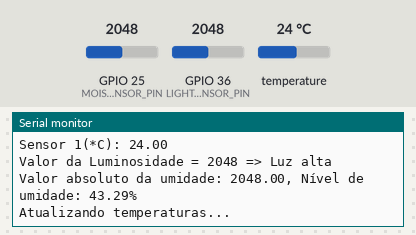
Bench run of a sketch on a simulated ESP32. Shown: the last lines printed to the serial monitor. The test bench sets the inputs (shaded band); at power-on: GPIO 36 (LIGHT_SENSOR_PIN) = 2048, temperature 24 °C, GPIO 25 (MOISTURE_SENSOR_PIN) = 2048.

Above: at 3.6 s.
3.7 s: GPIO 36 (LIGHT_SENSOR_PIN) set to 1960
At 4.3 s:
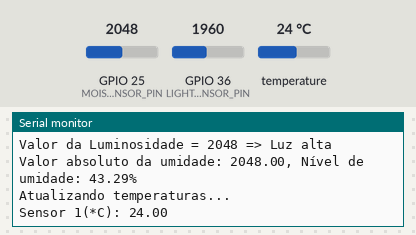
10.0 s: GPIO 36 (LIGHT_SENSOR_PIN) set to 760
At 12.0 s:
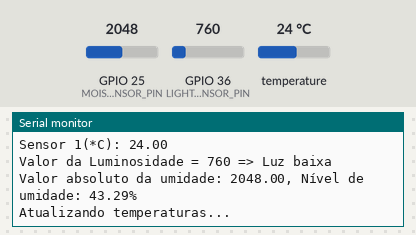
15.7 s: GPIO 36 (LIGHT_SENSOR_PIN) set to 0
At 17.7 s:
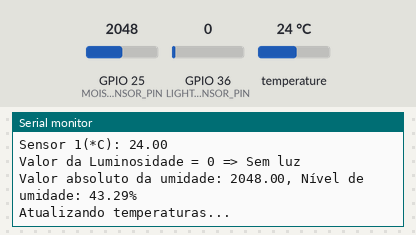
21.3 s: temperature set to 12 °C
At 24.7 s:
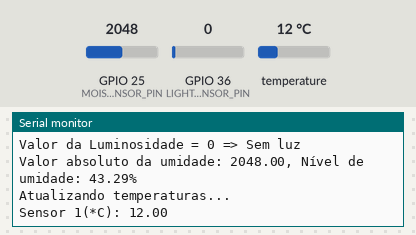
25.0 s: GPIO 25 (MOISTURE_SENSOR_PIN) set to 1960
At 27.0 s:
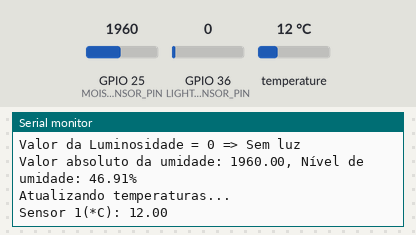
28.7 s: GPIO 36 (LIGHT_SENSOR_PIN) set to 3240
At 31.7 s:
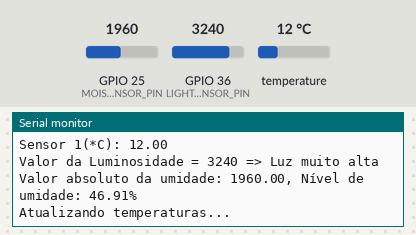

The sketch:

hortapp-esp32.ino
```cpp
#include <OneWire.h>
#include <DallasTemperature.h>
#include <Arduino.h>

#define LIGHT_SENSOR_PIN 36 // ESP32 pin GPIO36 (SENSOR LDR)
#define MOISTURE_SENSOR_PIN 25 // ESP32 pin GPIO25 (SENSOR DE UMIDADE)
#define TEMPERATURE_SENSOR_PIN 17 // ESP32 pin GPIO17 (SENSOR DE TEMPERATURA 1)
OneWire oneWire(TEMPERATURE_SENSOR_PIN); // SETA O PIN DOS SENSORES DE TEMPERATURA AO ONEWIRE
DallasTemperature sensors(&oneWire); // CRIA VARIAVEL DE SENSORES ATRÁVES DO ONEWIRE
DeviceAddress temperature_sensor_1 = { 0x28, 0x7B, 0x64, 0x43, 0xD4, 0xE1, 0x3C, 0x33 }; // ENDEREÇO DO SENSOR DE TEMPERATURA 1


void setup() {
  Serial.begin(9600);
  sensors.begin();
}

void loop() {
  // SENSOR DE LUMINOSIDADE - INICIO
  int light_value = analogRead(LIGHT_SENSOR_PIN);

  Serial.print("Valor da Luminosidade = ");
  Serial.print(light_value);   // VALOR DA LUMINOSIDADE
  // SETAR OS THRESHOLDS
  if (light_value < 40) {
    Serial.println(" => Sem luz");
  } else if (light_value < 800) {
    Serial.println(" => Luz baixa");
  } else if (light_value < 2000) {
    Serial.println(" => Luz média");
  } else if (light_value < 3200) {
    Serial.println(" => Luz alta");
  } else {
    Serial.println(" => Luz muito alta");
  }

  // SENSOR DE LUMINOSIDADE - FIM


  // SENSOR DE UMIDADE - INICIO
  float moisture_value = analogRead(MOISTURE_SENSOR_PIN);
  Serial.print("Valor absoluto da umidade: ");
  Serial.print(moisture_value);
  Serial.print(",");
  moisture_value = (1 - ((moisture_value - 670.00) / (3100.00 - 670.00))) * 100; // applies moisture formula for percentage

  Serial.print(" Nível de umidade: ");
  Serial.print(moisture_value);
  Serial.print("%");
  Serial.println();

  // SENSOR DE UMIDADE - FIM


  // SENSOR DE TEMPERATURA - INICIO
  Serial.println("Atualizando temperaturas...");
  sensors.requestTemperatures(); // Send the command to get temperatures

  Serial.print("Sensor 1(*C): ");
  Serial.println(sensors.getTempC(temperature_sensor_1));

  Serial.println();

  // SENSOR DE TEMPERATURA - FIM

  delay(2000);
}
```

Measured:
- after the input at 10.0 s, the serial monitor: prints a new line after 1.4 s (image 2)
- after the input at 15.7 s, the serial monitor: prints a new line after 1.3 s (image 3)
- after the input at 21.3 s, the serial monitor: prints a new line after 2.2 s (image 4)
- after the input at 25.0 s, the serial monitor: prints a new line after 0.54 s (image 5)
- after the input at 28.7 s, the serial monitor: prints a new line after 2.5 s (image 6)
